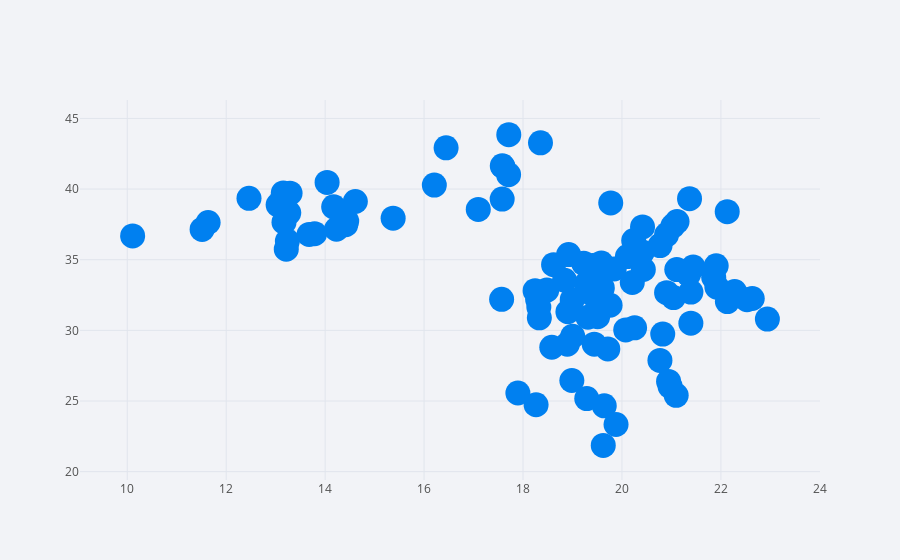

Here is the notebook cell this chart was saved with:
### Code cell
df.iplot( x = 'A', y = 'B', mode = 'markers', size = 25)
